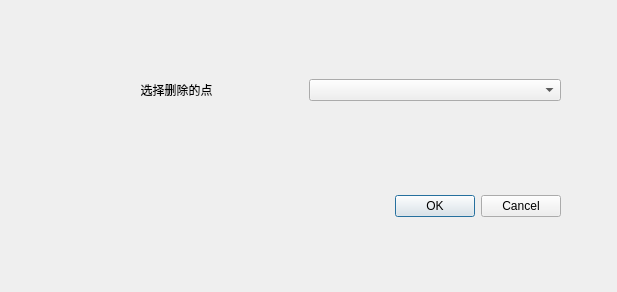
<?xml version="1.0" encoding="UTF-8"?>
<ui version="4.0">
 <class>Dialog_delete</class>
 <widget class="QDialog" name="Dialog_delete">
  <property name="geometry">
   <rect>
    <x>0</x>
    <y>0</y>
    <width>617</width>
    <height>292</height>
   </rect>
  </property>
  <property name="windowTitle">
   <string>Dialog</string>
  </property>
  <widget class="QDialogButtonBox" name="buttonBox">
   <property name="geometry">
    <rect>
     <x>220</x>
     <y>190</y>
     <width>341</width>
     <height>32</height>
    </rect>
   </property>
   <property name="orientation">
    <enum>Qt::Orientation::Horizontal</enum>
   </property>
   <property name="standardButtons">
    <set>QDialogButtonBox::StandardButton::Cancel|QDialogButtonBox::StandardButton::Ok</set>
   </property>
  </widget>
  <widget class="QWidget" name="horizontalLayoutWidget">
   <property name="geometry">
    <rect>
     <x>50</x>
     <y>50</y>
     <width>511</width>
     <height>80</height>
    </rect>
   </property>
   <layout class="QHBoxLayout" name="horizontalLayout">
    <item>
     <widget class="QLabel" name="label">
      <property name="text">
       <string>选择删除的点</string>
      </property>
      <property name="alignment">
       <set>Qt::AlignmentFlag::AlignCenter</set>
      </property>
     </widget>
    </item>
    <item>
     <widget class="QComboBox" name="comboBox"/>
    </item>
   </layout>
  </widget>
 </widget>
 <resources/>
 <connections>
  <connection>
   <sender>buttonBox</sender>
   <signal>accepted()</signal>
   <receiver>Dialog_delete</receiver>
   <slot>accept()</slot>
   <hints>
    <hint type="sourcelabel">
     <x>248</x>
     <y>254</y>
    </hint>
    <hint type="destinationlabel">
     <x>157</x>
     <y>274</y>
    </hint>
   </hints>
  </connection>
  <connection>
   <sender>buttonBox</sender>
   <signal>rejected()</signal>
   <receiver>Dialog_delete</receiver>
   <slot>reject()</slot>
   <hints>
    <hint type="sourcelabel">
     <x>316</x>
     <y>260</y>
    </hint>
    <hint type="destinationlabel">
     <x>286</x>
     <y>274</y>
    </hint>
   </hints>
  </connection>
 </connections>
</ui>
